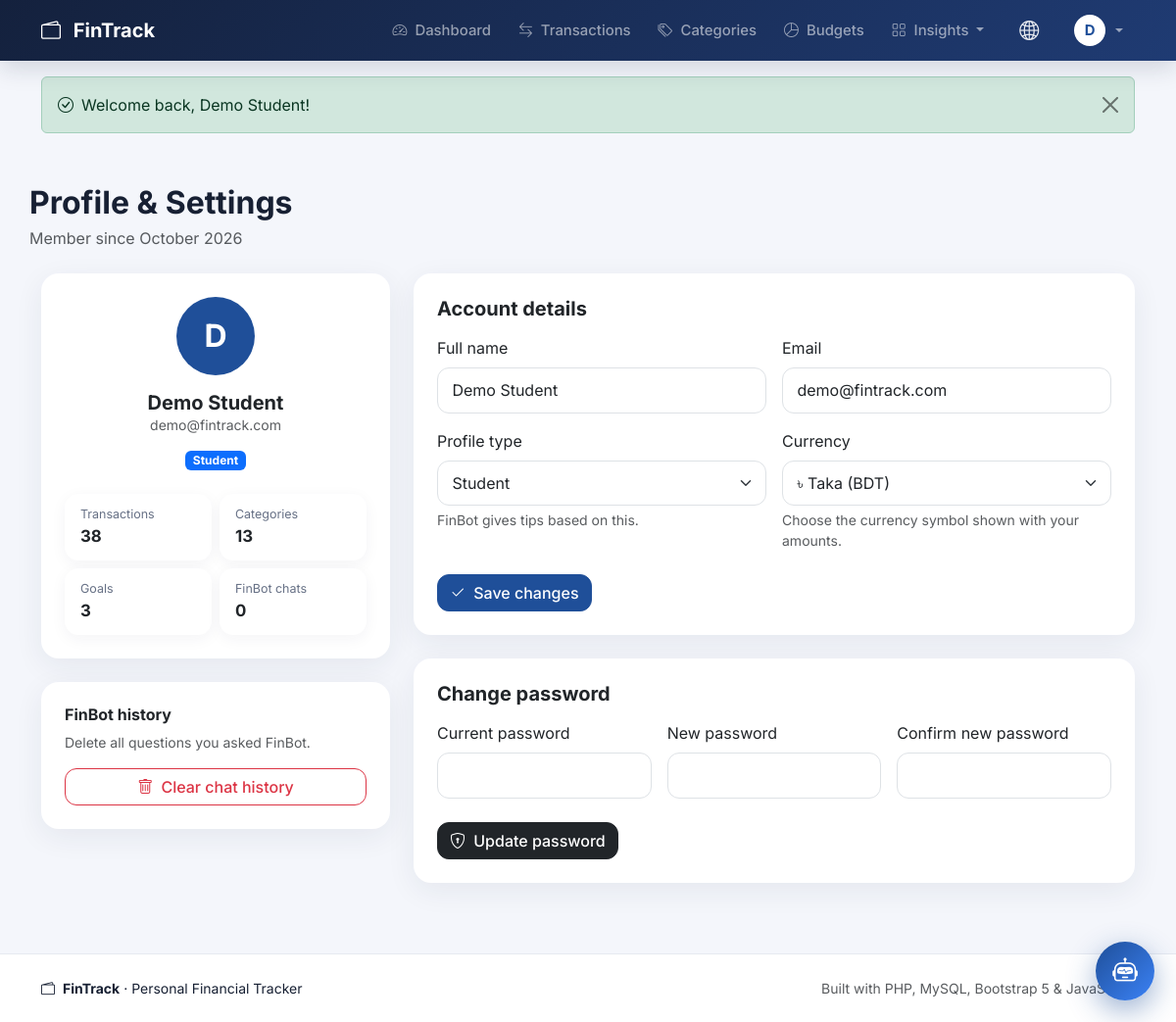
The app's page /profile.php (signed in) with its own data.
### tables this page shows
CREATE TABLE users (
    id          INT UNSIGNED AUTO_INCREMENT PRIMARY KEY,
    name        VARCHAR(100) NOT NULL,
    email       VARCHAR(150) NOT NULL UNIQUE,
    password    VARCHAR(255) NOT NULL,                        
    user_type   ENUM('student','professional') NOT NULL DEFAULT 'student',
    currency    VARCHAR(5)   NOT NULL DEFAULT '৳',
    created_at  TIMESTAMP DEFAULT CURRENT_TIMESTAMP
);

### includes/language.php (called while the page is built, shortened)
<?php
$lang = $_SESSION['lang'] ?? 'en';
$fallbackTranslations = require __DIR__ . '/../lang/en.php';
if ($lang === 'en') {
    $translations = $fallbackTranslations;
} else {
    $translations = require __DIR__ . '/../lang/' . $lang . '.php';
}
if (!function_exists('t')) {
    function t(string $key): string
    {
        global $translations, $fallbackTranslations;
        return $translations[$key]
            ?? $fallbackTranslations[$key]
            ?? $key;
    }
}

### public/profile.php (the view, shortened to what this page needs)
<?php
require_once __DIR__ . '/../config/database.php';
require_once __DIR__ . '/../includes/language.php';
$userId = (int) $_SESSION["user_id"];
$user = fetchOne(
    $conn,
    "SELECT * FROM users WHERE id = ?",
    "i",
    [$userId]
);
$stats = fetchOne(
    $conn,
    "SELECT
        (SELECT COUNT(*) FROM transactions
         WHERE user_id = ?) AS transactions,
        (SELECT COUNT(*) FROM categories
         WHERE user_id = ?) AS categories,
        (SELECT COUNT(*) FROM savings_goals
         WHERE user_id = ?) AS goals,
        (SELECT COUNT(*) FROM ai_chat_history
         WHERE user_id = ?) AS chats",
    "iiii",
    [$userId, $userId, $userId, $userId]
);
$joined = strtotime($user['created_at']);
$memberSince =
    t('month_' . date('n', $joined))
    . ' ' . date('Y', $joined);
include __DIR__ . '/../includes/header.php';
?>
<div class="container page-header">
    <h1 class="h2 fw-bold mb-1">
        <?= e(t('profile_settings')) ?>
    </h1>
    <p class="text-muted mb-0">
        <?= e(t('member_since')) ?>
        <?= e($memberSince) ?>
    </p>
</div>
<div class="container pb-4">
    <div class="row g-4">
        <div class="col-lg-4">
            <div class="card p-4 text-center mb-4">
                <div class="avatar avatar-lg mx-auto mb-3">
                    <?= e(mb_strtoupper(
                        mb_substr($user['name'], 0, 1)
                    )) ?>
                </div>
                <h2 class="h5 fw-bold mb-0">
                    <?= e($user['name']) ?>
                </h2>
                <p class="text-muted small">
                    <?= e($user['email']) ?>
                </p>
                <span class="badge text-bg-primary mx-auto">
                    <?= e(t(
                        $user['user_type'] === 'student'
                            ? 'register_student'
                            : 'register_professional'
                    )) ?>
                </span>
                <div class="row g-2 mt-3 text-start">
                    <div class="col-6">
                        <div class="mini-stat">
                            <span>
                                <?= e(t('transactions')) ?>
                            </span>
                            <b><?= (int) $stats['transactions'] ?></b>
                        </div>
                    </div>
                    <div class="col-6">
                        <div class="mini-stat">
                            <span>
                                <?= e(t('categories')) ?>
                            </span>
                            <b><?= (int) $stats['categories'] ?></b>
                        </div>
                    </div>
                    <div class="col-6">
                        <div class="mini-stat">
                            <span>
                                <?= e(t('profile_goals')) ?>
                            </span>
                            <b><?= (int) $stats['goals'] ?></b>
                        </div>
                    </div>
                    <div class="col-6">
                        <div class="mini-stat">
                            <span>
                                <?= e(t('profile_finbot_chats')) ?>
                            </span>
                            <b><?= (int) $stats['chats'] ?></b>
                        </div>
                    </div>
                </div>
            </div>
            <div class="card p-4">
                <h2 class="h6 fw-bold">
                    <?= e(t('profile_finbot_history')) ?>
                </h2>
                <p class="small text-muted">
                    <?= e(t('profile_clear_chat_description')) ?>
                </p>
                <form method="POST" class="delete-form">
                    <button
                        type="button"
                        class="btn btn-outline-danger w-100 delete-btn"
                        data-title="<?= e(t('profile_clear_chat_confirm')) ?>">
                        <i class="bi bi-trash me-1"></i>
                        <?= e(t('profile_clear_chat')) ?>
                    </button>
                </form>
            </div>
        </div>
        <div class="col-lg-8">
            <div class="card p-4 mb-4">
                <h2 class="h5 fw-bold mb-3">
                    <?= e(t('profile_account_details')) ?>
                </h2>
                <form
                    method="POST"
                    class="needs-validation"
                    novalidate>
                    <div class="row g-3">
                        <div class="col-md-6">
                            <label class="form-label" for="profileName">
                                <?= e(t('register_full_name')) ?>
                            </label>
                            <input
                                type="text"
                                name="name"
                                id="profileName"
                                class="form-control"
                                value="<?= e($user['name']) ?>"
                                required
                                minlength="2"
                                maxlength="100">
                        </div>
                        <div class="col-md-6">
                            <label class="form-label" for="profileEmail">
                                <?= e(t('email')) ?>
                            </label>
                            <input
                                type="email"
                                name="email"
                                id="profileEmail"
                                class="form-control"
                                value="<?= e($user['email']) ?>"
                                required>
                        </div>
                        <div class="col-md-6">
                            <label class="form-label" for="profileType">
                                <?= e(t('profile_type')) ?>
                            </label>
                            <select
                                name="user_type"
                                id="profileType"
                                class="form-select">
                                <option
                                    value="student"
                                    <?= $user['user_type'] === 'student'
                                        ? 'selected' : '' ?>>
                                    <?= e(t('register_student')) ?>
                                </option>
                            </select>
                            <div class="form-text">
                                <?= e(t('profile_type_help')) ?>
                            </div>
                        </div>
                        <div class="col-md-6">
                            <label class="form-label" for="profileCurrency">
                                <?= e(t('profile_currency')) ?>
                            </label>
                            <select
                                name="currency"
                                id="profileCurrency"
                                class="form-select">
                                <?php foreach (
                                    currencies() as $symbol => $label
                                ): ?>
                                    <option
                                        value="<?= e($symbol) ?>"
                                        <?= $user['currency'] === $symbol
                                            ? 'selected' : '' ?>>
                                        <?= e($label) ?>
                                    </option>
                                <?php endforeach; ?>
                            </select>
                            <div class="form-text">
                                <?= e(t('profile_currency_help')) ?>
                            </div>
                        </div>
                    </div>
                    <button
                        type="submit"
                        class="btn btn-primary mt-4">
                        <i class="bi bi-check2 me-1"></i>
                        <?= e(t('profile_save_changes')) ?>
                    </button>
                </form>
            </div>
            <div class="card p-4">
                <h2 class="h5 fw-bold mb-3">
                    <?= e(t('profile_change_password')) ?>
                </h2>
                <form
                    method="POST"
                    class="needs-validation"
                    id="passwordForm"
                    novalidate>
                    <div class="row g-3">
                        <div class="col-md-4">
                            <label class="form-label" for="currentPassword">
                                <?= e(t('profile_current_password')) ?>
                            </label>
                            <input
                                type="password"
                                name="current_password"
                                id="currentPassword"
                                class="form-control"
                                autocomplete="current-password"
                                required>
                        </div>
                        <div class="col-md-4">
                            <label class="form-label" for="password">
                                <?= e(t('profile_new_password')) ?>
                            </label>
                            <input
                                type="password"
                                name="new_password"
                                id="password"
                                class="form-control"
                                autocomplete="new-password"
                                required
                                minlength="6">
                        </div>
                        <div class="col-md-4">
                            <label class="form-label" for="confirm_password">
                                <?= e(t('profile_confirm_new_password')) ?>
                            </label>
                            <input
                                type="password"
                                name="confirm_password"
                                id="confirm_password"
                                class="form-control"
                                autocomplete="new-password"
                                required
                                minlength="6">
                        </div>
                    </div>
                    <button
                        type="submit"
                        class="btn btn-dark mt-4">
                        <i class="bi bi-shield-lock me-1"></i>
                        <?= e(t('profile_update_password')) ?>
                    </button>
                </form>
            </div>
        </div>
    </div>
</div>
<?php include __DIR__ . '/../includes/footer.php'; ?>

### public/assets/css/style.css (style rules this page uses)
:root { --ft-navy: #14213d; --ft-blue: #1f4f99; --ft-blue-dark: #173c76; --ft-bg: #f4f6fb; --ft-text: #172033; --ft-muted: #667085; --ft-income: #138a5b; --ft-expense: #d64545; --ft-radius: 18px; }
body { font-family: Inter, system-ui, -apple-system, "Segoe UI", sans-serif; background: var(--ft-bg); color: var(--ft-text); min-height: 100vh; display: flex; flex-direction: column; }
.avatar { width: 32px; height: 32px; display: inline-grid; place-items: center; border-radius: 50%; background: #fff; color: var(--ft-blue); font-weight: 700; margin-right: 6px; }
.avatar-lg { width: 80px; height: 80px; font-size: 2rem; background: var(--ft-blue); color: #fff; margin: 0; }
.page-header { padding: 36px 0 24px; }
.card { border: 0; border-radius: var(--ft-radius); box-shadow: 0 8px 30px rgba(31, 43, 71, .07); }
.mini-stat { background: #fff; border-radius: 14px; padding: 12px 16px; box-shadow: 0 4px 16px rgba(31, 43, 71, .05); display: flex; flex-direction: column; }
.mini-stat span { font-size: .78rem; color: var(--ft-muted); }
.mini-stat b { font-size: 1.05rem; }
.form-control, .form-select { padding: .65rem .9rem; border-radius: 12px; }
.btn { border-radius: 12px; font-weight: 500; }
.btn-primary { background: var(--ft-blue); border-color: var(--ft-blue); }

### records on screen
users: created_at "October 2026", name "D", name "Demo Student", email "demo@fintrack.com", user_type "Student", currency "৳ Taka (BDT)"

### other values on screen
$label "Dashboard"
$label "Transactions"
$label "Categories"
$label "Budgets"
t('insights') "Insights"
$flash['message'] "Welcome back, Demo Student!"
t('profile_settings') "Profile & Settings"
t('member_since') "Member since"
t('transactions') "Transactions"
$stats['transactions'] "38"
t('categories') "Categories"
$stats['categories'] "13"
t('profile_goals') "Goals"
$stats['goals'] "3"
t('profile_finbot_chats') "FinBot chats"
